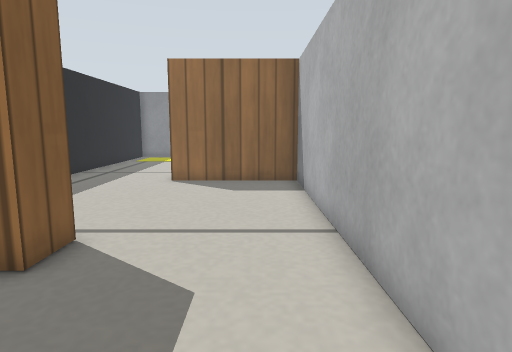
[1] (above)

16 first-person views from a walk through a robot-simulator world made for Gazebo. The camera is 0.22 m above the floor, tilts 8° down and sees 75° across. The floor is counted in squares, 0.1 m on a side. Each view is taken from the middle of a square. On the plan, view 1 faces up. The plan holds only what a view shows up to about 19 squares ahead; the rest is blank. The place goes on beyond the plan. The robots in the file are not drawn. Gazebo's built-in surfaces are drawn with simple patterns.

[2]
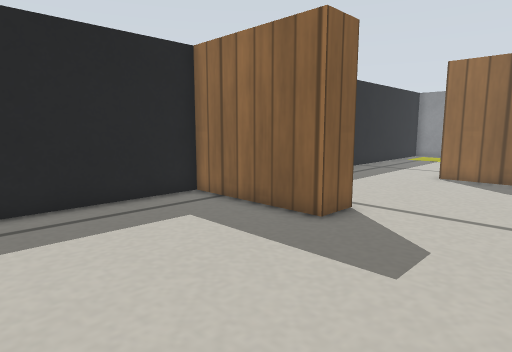

[3]
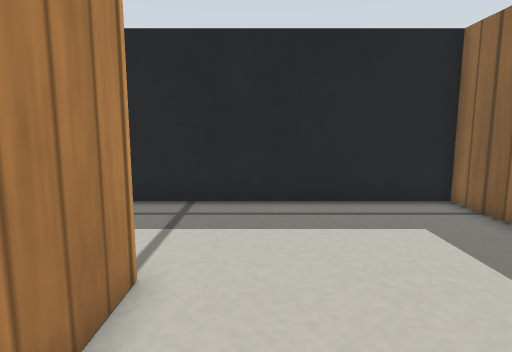

[4]
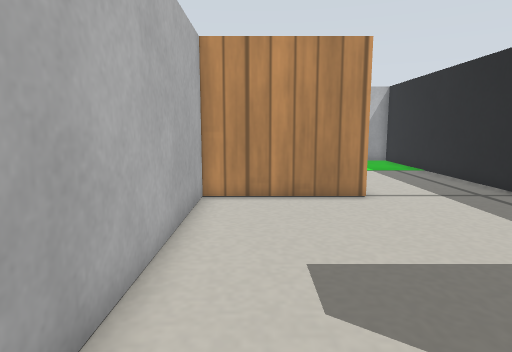

[5]
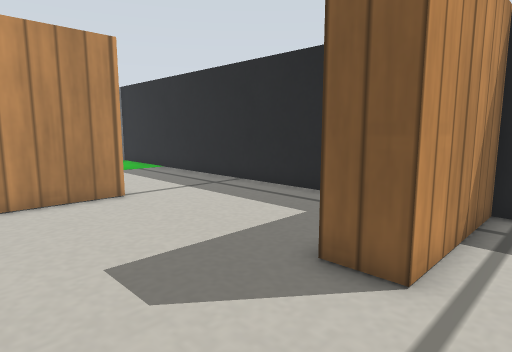

[6]
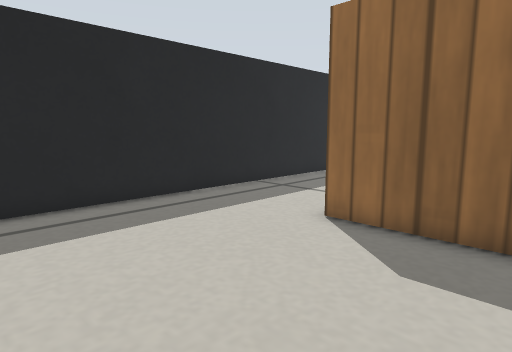

[7]
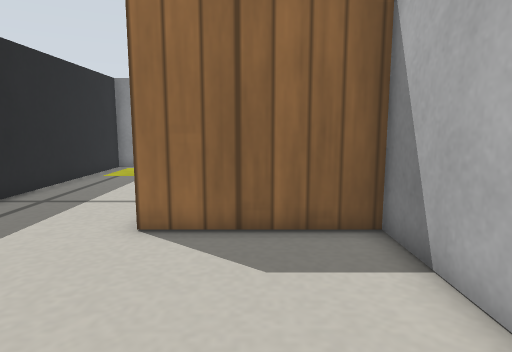

[8]
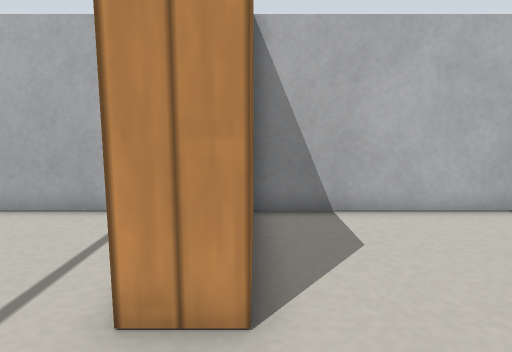

[9]
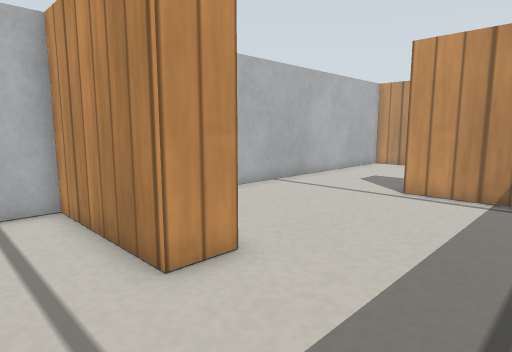

[10]
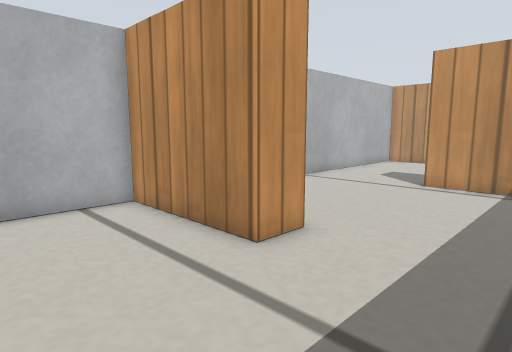

[11]
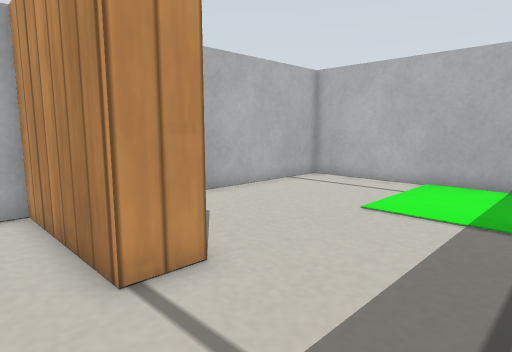

[12]
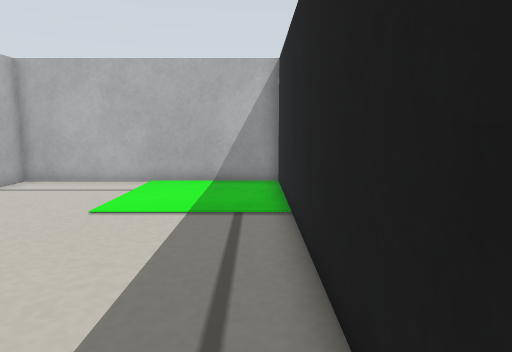

[13]
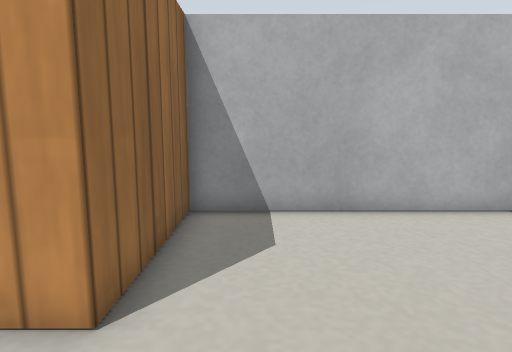

[14]
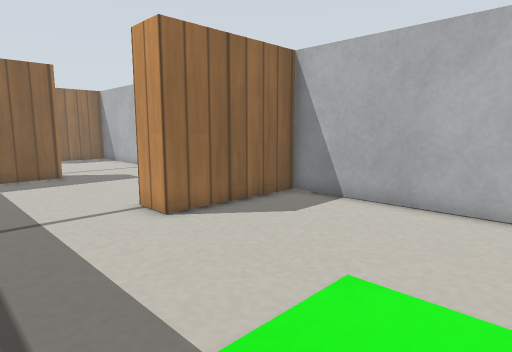

[15]
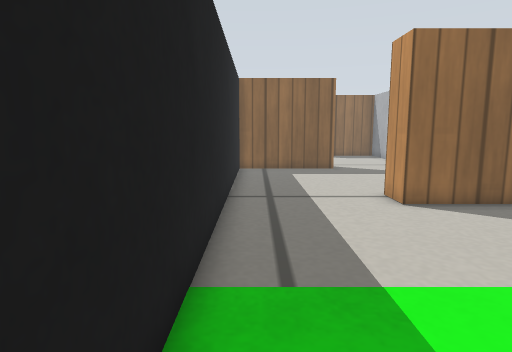

[16]
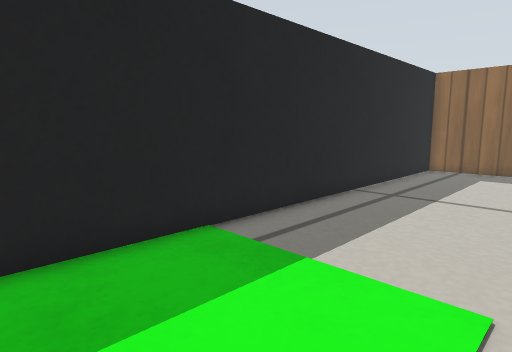

### Floor plan
Ten units are one square. View 1 is at (0, 0); x grows to the right and y downward. Boxes are objects, and circles mark ways between rooms. Rooms are numbered by the first view taken in them; rooms with no view inside come last. Other rooms are left out.
<svg viewBox="-94 -210 117 364">
<path fill="none" stroke="#000" d="M-36 -64 -36 -49M-36 27 18 27 18 -64M-46 -64 -36 -64M18 -64 18 -141 -36 -141M-36 -141 -36 -156 18 -156 18 -205M-89 -205 -89 -64 -46 -64M-36 -49 -89 -49 -89 25M-89 25 -89 149 18 149 18 42 -36 42 -36 27"/>
<circle cx="-10" cy="-55" r="3" fill="#2a7"/>
<circle cx="-40" cy="-10" r="3" fill="#2a7"/>
<circle cx="-40" cy="-100" r="3" fill="#2a7"/>
<circle cx="-65" cy="35" r="3" fill="#2a7"/>
<text x="-10" y="-20">1</text>
<text x="-20" y="-100">2</text>
<text x="-50" y="-150">3</text>
<text x="-60" y="-10">4</text>
<text x="-40" y="90">5</text>
</svg>
Room 1 opens to room 2. Room 1 opens to room 4. Room 2 opens to room 3. Room 4 opens to room 5.

Where each view was taken, in squares from view 1:
view 1: 0 up, 0 right, facing up
view 2: 2 down, 1 right, facing up-left
view 3: 1 down, 1 right, facing left
view 4: 8 up, 0 right, facing down
view 5: 8 up, 1 right, facing down-left
view 6: 7 up, 1 right, facing up-left
view 7: 7 up, 1 left, facing up
view 8: 14 up, 7 left, facing right
view 9: 18 up, 8 left, facing down-right
view 10: 20 up, 8 left, facing down-right
view 11: 1 down, 8 left, facing down-right
view 12: 1 down, 8 left, facing down
view 13: 6 down, 7 left, facing right
view 14: 12 down, 8 left, facing up-right
view 15: 14 down, 8 left, facing up
view 16: 14 down, 3 left, facing up-left
